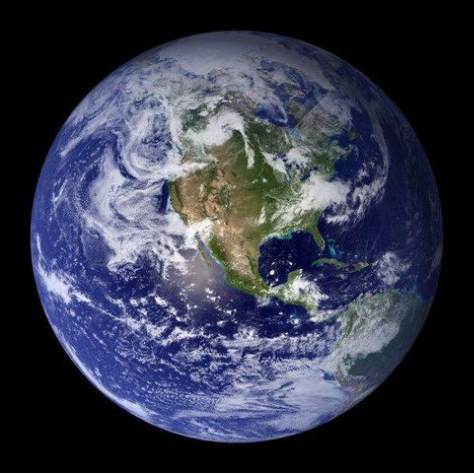
#> input picture dash/sample_code/python/application/Chapter_8/earth_west.png, 474 x 474 px
$ python pixelator_saturated_only.py
#> lines starting #> are read from the running program, lines starting #| are printed output that depends on the picture
"""Degrade an image to 3x3 pixels and plot BGR components of center pixel."""
import cv2 as cv
from matplotlib import pyplot as plt

files = ['earth_west.png', 'earth_east.png']

# Downscale image to 3x3 pixels.
for file in files:
    img_ini = cv.imread(file)
#> img_ini is the input picture: shape (474, 474, 3); mean B, G, R 74.7, 57.2, 54.1
    pixelated = cv.resize(img_ini, (3, 3), interpolation=cv.INTER_AREA)
    img = cv.resize(pixelated, (300, 300), interpolation=cv.INTER_NEAREST)
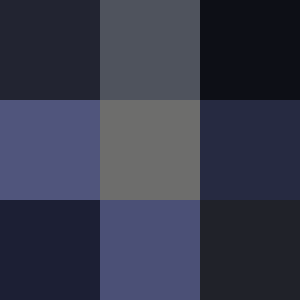
#> img: shape (300, 300, 3); mean of channels 0, 1, 2 74.7, 57.2, 54.2; drawn as B, G, R
    cv.imshow('Pixelated {}'.format(file), img)
    cv.waitKey(2000)

    color_values = pixelated[1, 1]  # Selects center pixel.
#> color_values = [108, 109, 109]
    print(color_values)
#| [108 109 109]

    # Make pie charts.
    labels = 'Blue', 'Green', 'Red'
    colors = ['blue', 'green', 'red']
    fig, ax = plt.subplots(figsize=(3.5, 3.3))  # Size in inches.
    _, _, autotexts = ax.pie(color_values,
                             labels=labels,
                             autopct='%1.1f%%',
                             colors=colors)
#> autotexts = 3 items
    for autotext in autotexts:
        autotext.set_color('white')
#> this loop made 3 passes
    plt.title('{} Saturated Center Pixel \n'.format(file))
#> pass 2 of the loop `for file in files:`:
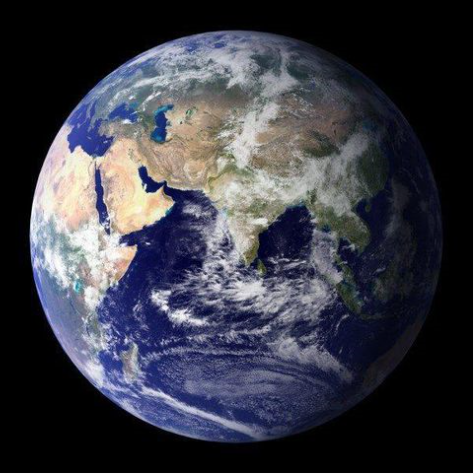
#> input picture dash/sample_code/python/application/Chapter_8/earth_east.png, 474 x 474 px
#> img_ini is the input picture: shape (474, 474, 3); mean B, G, R 69.5, 59.5, 58.7
#> `img = cv.resize(pixelated, (300, 300), interpolation=cv.INTER_NEAREST)`:
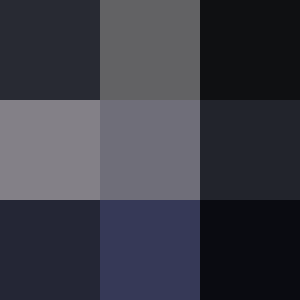
#> img: shape (300, 300, 3); mean of channels 0, 1, 2 69.6, 59.6, 58.8; drawn as B, G, R
#> color_values = [121, 110, 111]
#| [121 110 111]
#> the loop `for autotext in autotexts:` made 3 passes

plt.show()
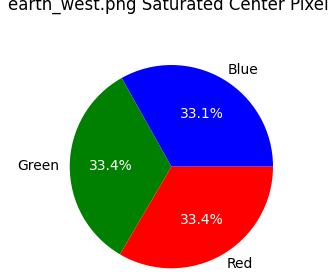
#> figure drawn by matplotlib, 1 panel
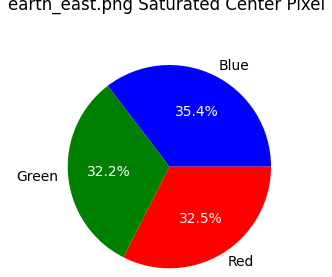
#> figure drawn by matplotlib, 1 panel
